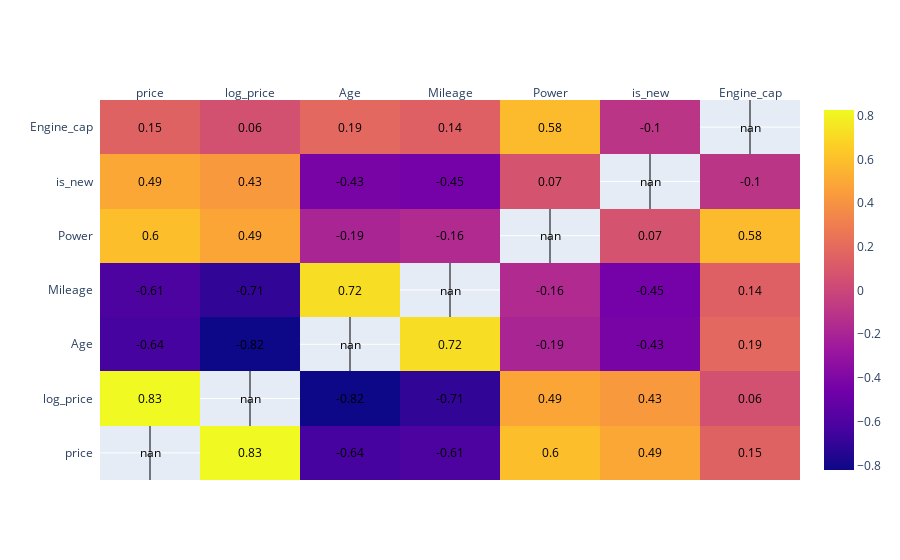

The notebook cell saved with this chart:
### Code cell
iplot(figure)

### Figure 1 — Plotly figure (JSON) as saved in the notebook; plotly's stock layout.template omitted (floating-point values rounded to 4 significant figures)
{"data": [{"colorscale": [[0, "#0d0887"], [0.1111, "#46039f"], [0.2222, "#7201a8"], [0.3333, "#9c179e"], [0.4444, "#bd3786"], [0.5556, "#d8576b"], [0.6667, "#ed7953"], [0.7778, "#fb9f3a"], [0.8889, "#fdca26"], [1, "#f0f921"]], "reversescale": false, "showscale": true, "type": "heatmap", "x": ["price", "log_price", "Age", "Mileage", "Power", "is_new", "Engine_cap"], "y": ["price", "log_price", "Age", "Mileage", "Power", "is_new", "Engine_cap"], "z": [[null, 0.827, -0.636, -0.6101, 0.5975, 0.4941, 0.1539], [0.827, null, -0.8215, -0.7051, 0.4883, 0.4331, 0.06211], [-0.636, -0.8215, null, 0.7232, -0.1926, -0.4275, 0.1877], [-0.6101, -0.7051, 0.7232, null, -0.1633, -0.4474, 0.1431], [0.5975, 0.4883, -0.1926, -0.1633, null, 0.06918, 0.577], [0.4941, 0.4331, -0.4275, -0.4474, 0.06918, null, -0.0988], [0.1539, 0.06211, 0.1877, 0.1431, 0.577, -0.0988, null]]}], "layout": {"annotations": [{"font": {"color": "#000000"}, "showarrow": false, "text": "nan", "x": "price", "xref": "x", "y": "price", "yref": "y"}, {"font": {"color": "#000000"}, "showarrow": false, "text": "0.83", "x": "log_price", "xref": "x", "y": "price", "yref": "y"}, {"font": {"color": "#000000"}, "showarrow": false, "text": "-0.64", "x": "Age", "xref": "x", "y": "price", "yref": "y"}, {"font": {"color": "#000000"}, "showarrow": false, "text": "-0.61", "x": "Mileage", "xref": "x", "y": "price", "yref": "y"}, {"font": {"color": "#000000"}, "showarrow": false, "text": "0.6", "x": "Power", "xref": "x", "y": "price", "yref": "y"}, {"font": {"color": "#000000"}, "showarrow": false, "text": "0.49", "x": "is_new", "xref": "x", "y": "price", "yref": "y"}, {"font": {"color": "#000000"}, "showarrow": false, "text": "0.15", "x": "Engine_cap", "xref": "x", "y": "price", "yref": "y"}, {"font": {"color": "#000000"}, "showarrow": false, "text": "0.83", "x": "price", "xref": "x", "y": "log_price", "yref": "y"}, {"font": {"color": "#000000"}, "showarrow": false, "text": "nan", "x": "log_price", "xref": "x", "y": "log_price", "yref": "y"}, {"font": {"color": "#000000"}, "showarrow": false, "text": "-0.82", "x": "Age", "xref": "x", "y": "log_price", "yref": "y"}, {"font": {"color": "#000000"}, "showarrow": false, "text": "-0.71", "x": "Mileage", "xref": "x", "y": "log_price", "yref": "y"}, {"font": {"color": "#000000"}, "showarrow": false, "text": "0.49", "x": "Power", "xref": "x", "y": "log_price", "yref": "y"}, {"font": {"color": "#000000"}, "showarrow": false, "text": "0.43", "x": "is_new", "xref": "x", "y": "log_price", "yref": "y"}, {"font": {"color": "#000000"}, "showarrow": false, "text": "0.06", "x": "Engine_cap", "xref": "x", "y": "log_price", "yref": "y"}, {"font": {"color": "#000000"}, "showarrow": false, "text": "-0.64", "x": "price", "xref": "x", "y": "Age", "yref": "y"}, {"font": {"color": "#000000"}, "showarrow": false, "text": "-0.82", "x": "log_price", "xref": "x", "y": "Age", "yref": "y"}, {"font": {"color": "#000000"}, "showarrow": false, "text": "nan", "x": "Age", "xref": "x", "y": "Age", "yref": "y"}, {"font": {"color": "#000000"}, "showarrow": false, "text": "0.72", "x": "Mileage", "xref": "x", "y": "Age", "yref": "y"}, {"font": {"color": "#000000"}, "showarrow": false, "text": "-0.19", "x": "Power", "xref": "x", "y": "Age", "yref": "y"}, {"font": {"color": "#000000"}, "showarrow": false, "text": "-0.43", "x": "is_new", "xref": "x", "y": "Age", "yref": "y"}, {"font": {"color": "#000000"}, "showarrow": false, "text": "0.19", "x": "Engine_cap", "xref": "x", "y": "Age", "yref": "y"}, {"font": {"color": "#000000"}, "showarrow": false, "text": "-0.61", "x": "price", "xref": "x", "y": "Mileage", "yref": "y"}, {"font": {"color": "#000000"}, "showarrow": false, "text": "-0.71", "x": "log_price", "xref": "x", "y": "Mileage", "yref": "y"}, {"font": {"color": "#000000"}, "showarrow": false, "text": "0.72", "x": "Age", "xref": "x", "y": "Mileage", "yref": "y"}, {"font": {"color": "#000000"}, "showarrow": false, "text": "nan", "x": "Mileage", "xref": "x", "y": "Mileage", "yref": "y"}, {"font": {"color": "#000000"}, "showarrow": false, "text": "-0.16", "x": "Power", "xref": "x", "y": "Mileage", "yref": "y"}, {"font": {"color": "#000000"}, "showarrow": false, "text": "-0.45", "x": "is_new", "xref": "x", "y": "Mileage", "yref": "y"}, {"font": {"color": "#000000"}, "showarrow": false, "text": "0.14", "x": "Engine_cap", "xref": "x", "y": "Mileage", "yref": "y"}, {"font": {"color": "#000000"}, "showarrow": false, "text": "0.6", "x": "price", "xref": "x", "y": "Power", "yref": "y"}, {"font": {"color": "#000000"}, "showarrow": false, "text": "0.49", "x": "log_price", "xref": "x", "y": "Power", "yref": "y"}, {"font": {"color": "#000000"}, "showarrow": false, "text": "-0.19", "x": "Age", "xref": "x", "y": "Power", "yref": "y"}, {"font": {"color": "#000000"}, "showarrow": false, "text": "-0.16", "x": "Mileage", "xref": "x", "y": "Power", "yref": "y"}, {"font": {"color": "#000000"}, "showarrow": false, "text": "nan", "x": "Power", "xref": "x", "y": "Power", "yref": "y"}, {"font": {"color": "#000000"}, "showarrow": false, "text": "0.07", "x": "is_new", "xref": "x", "y": "Power", "yref": "y"}, {"font": {"color": "#000000"}, "showarrow": false, "text": "0.58", "x": "Engine_cap", "xref": "x", "y": "Power", "yref": "y"}, {"font": {"color": "#000000"}, "showarrow": false, "text": "0.49", "x": "price", "xref": "x", "y": "is_new", "yref": "y"}, {"font": {"color": "#000000"}, "showarrow": false, "text": "0.43", "x": "log_price", "xref": "x", "y": "is_new", "yref": "y"}, {"font": {"color": "#000000"}, "showarrow": false, "text": "-0.43", "x": "Age", "xref": "x", "y": "is_new", "yref": "y"}, {"font": {"color": "#000000"}, "showarrow": false, "text": "-0.45", "x": "Mileage", "xref": "x", "y": "is_new", "yref": "y"}, {"font": {"color": "#000000"}, "showarrow": false, "text": "0.07", "x": "Power", "xref": "x", "y": "is_new", "yref": "y"}, {"font": {"color": "#000000"}, "showarrow": false, "text": "nan", "x": "is_new", "xref": "x", "y": "is_new", "yref": "y"}, {"font": {"color": "#000000"}, "showarrow": false, "text": "-0.1", "x": "Engine_cap", "xref": "x", "y": "is_new", "yref": "y"}, {"font": {"color": "#000000"}, "showarrow": false, "text": "0.15", "x": "price", "xref": "x", "y": "Engine_cap", "yref": "y"}, {"font": {"color": "#000000"}, "showarrow": false, "text": "0.06", "x": "log_price", "xref": "x", "y": "Engine_cap", "yref": "y"}, {"font": {"color": "#000000"}, "showarrow": false, "text": "0.19", "x": "Age", "xref": "x", "y": "Engine_cap", "yref": "y"}, {"font": {"color": "#000000"}, "showarrow": false, "text": "0.14", "x": "Mileage", "xref": "x", "y": "Engine_cap", "yref": "y"}, {"font": {"color": "#000000"}, "showarrow": false, "text": "0.58", "x": "Power", "xref": "x", "y": "Engine_cap", "yref": "y"}, {"font": {"color": "#000000"}, "showarrow": false, "text": "-0.1", "x": "is_new", "xref": "x", "y": "Engine_cap", "yref": "y"}, {"font": {"color": "#000000"}, "showarrow": false, "text": "nan", "x": "Engine_cap", "xref": "x", "y": "Engine_cap", "yref": "y"}], "margin": {"l": 100}, "xaxis": {"dtick": 1, "gridcolor": "rgb(0, 0, 0)", "side": "top", "ticks": ""}, "yaxis": {"dtick": 1, "ticks": "", "ticksuffix": "  "}}}
